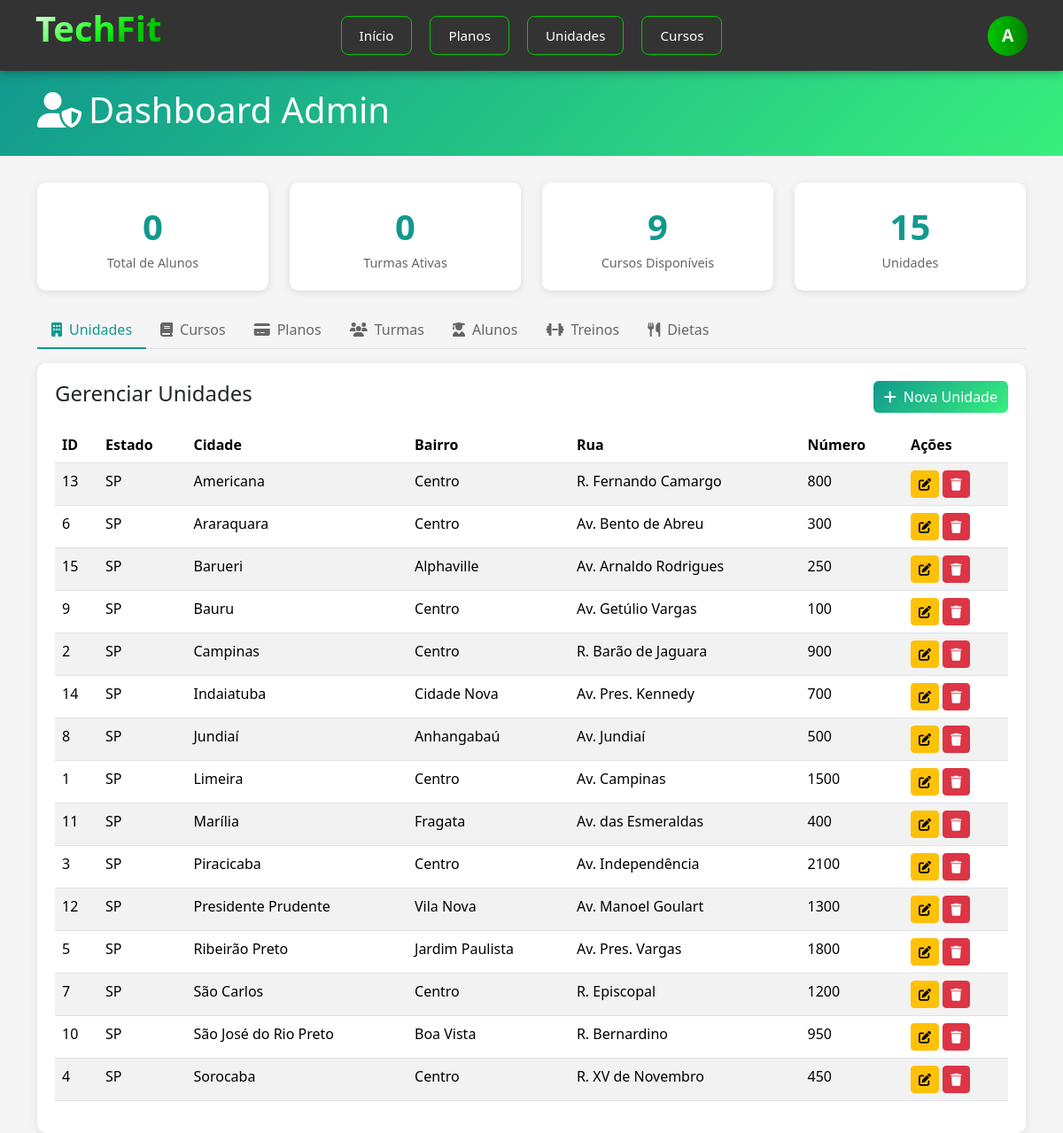
/Codigo/View/dashboard_admin.php (signed in), run on the app's committed database.
### tables this page shows
CREATE TABLE Usuarios (
    id_usuario INT AUTO_INCREMENT PRIMARY KEY,
    email_usuario VARCHAR(255) NOT NULL UNIQUE,
    senha_usuario_hash VARCHAR(255) NOT NULL,
    nome_usuario VARCHAR(255) NOT NULL,
    telefone_usuario VARCHAR(15) NOT NULL,
    cpf_usuario VARCHAR(14) UNIQUE NOT NULL,
    tipo_usuario TINYINT NOT NULL DEFAULT 3,
    cidade_usuario VARCHAR(255),
    estado_usuario VARCHAR(255),
    bairro_usuario VARCHAR(255),
    rua_usuario VARCHAR(255)
);

CREATE TABLE Unidades (
    id_unidade INT AUTO_INCREMENT PRIMARY KEY,
    estado_unidade VARCHAR(100) NOT NULL,
    cidade_unidade VARCHAR(100) NOT NULL,
    bairro_unidade VARCHAR(100) NOT NULL,
    rua_unidade VARCHAR(100) NOT NULL,
    numero_unidade INT NOT NULL
);

### Codigo/View/dashboard_admin.php (the view, shortened to what the rows shown need)
<?php
require_once __DIR__ . '/../Model/Conexao.php';
require_once __DIR__ . '/../Model/UsuarioDAO.php';
require_once __DIR__ . '/../Model/UnidadeDAO.php';
$usuario = $_SESSION['usuario'];
$usuarioDAO = new UsuarioDAO();
$unidadeDAO = new UnidadeDAO();
$usuarios = $usuarioDAO->readAll();
$unidades = $unidadeDAO->readAll();
?>
<!DOCTYPE html>
<html lang="pt-BR">
<head>
    <link rel="stylesheet" href="../Public/css/nav.css">
    <link href="https://cdn.jsdelivr.net/npm/bootstrap@5.3.8/dist/css/bootstrap.min.css" rel="stylesheet">
    <link rel="stylesheet" href="https://cdnjs.cloudflare.com/ajax/libs/font-awesome/6.4.0/css/all.min.css">
</head>
<body>
    <nav>
        <section class="nav-direita">
            <div class="usuario-menu">
                <div class="usuario-avatar">
                    <?php echo strtoupper(substr($usuario['nome'], 0, 1)); ?>
                </div>
            </div>
        </section>
    </nav>
    <div class="admin-header">
        <div class="container">
            <div class="d-flex justify-content-between align-items-center">
                <h1><i class="fas fa-user-shield me-2"></i>Dashboard Admin</h1>
            </div>
        </div>
    </div>
    <div class="container">
        <div class="tab-content" id="adminTabContent">
            <div class="tab-pane fade show active" id="unidades" role="tabpanel">
                <div class="table-responsive">
                    <table class="table table-striped">
                        <thead>
                            <tr>
                                <th>ID</th>
                                <th>Estado</th>
                                <th>Cidade</th>
                                <th>Bairro</th>
                                <th>Rua</th>
                                <th>Número</th>
                                <th class="table-actions">Ações</th>
                            </tr>
                        </thead>
                        <tbody>
                            <?php foreach ($unidades as $unidade): ?>
                                <tr>
                                    <td><?php echo $unidade->getId(); ?></td>
                                    <td><?php echo htmlspecialchars($unidade->getEstado()); ?></td>
                                    <td><?php echo htmlspecialchars($unidade->getCidade()); ?></td>
                                    <td><?php echo htmlspecialchars($unidade->getBairro()); ?></td>
                                    <td><?php echo htmlspecialchars($unidade->getRua()); ?></td>
                                    <td><?php echo $unidade->getNumero(); ?></td>
                                    <td class="table-actions">
                                        <button class="btn btn-sm btn-warning" onclick="editarUnidade(<?php echo $unidade->getId(); ?>)">
                                            <i class="fas fa-edit"></i>
                                        </button>
                                        <form action="../../index.php?action=unidade-deletar" method="POST" style="display:inline;" onsubmit="return confirm('Tem certeza que deseja deletar esta unidade?');">
                                            <button type="submit" class="btn btn-sm btn-danger">
                                                <i class="fas fa-trash"></i>
                                            </button>
                                        </form>
                                    </td>
                                </tr>
                            <?php endforeach; ?>
                        </tbody>
                    </table>
                </div>
            </div>
        </div>
    </div>
</body>
</html>

### data on the page
usuarios: nome_usuario "A"
unidades: id_unidade "13", estado_unidade "SP", cidade_unidade "Americana", bairro_unidade "Centro", rua_unidade "R. Fernando Camargo", numero_unidade "800"
unidades: id_unidade "6", estado_unidade "SP", cidade_unidade "Araraquara", bairro_unidade "Centro", rua_unidade "Av. Bento de Abreu", numero_unidade "300"
unidades: id_unidade "15", estado_unidade "SP", cidade_unidade "Barueri", bairro_unidade "Alphaville", rua_unidade "Av. Arnaldo Rodrigues", numero_unidade "250"
unidades: id_unidade "9", estado_unidade "SP", cidade_unidade "Bauru", bairro_unidade "Centro", rua_unidade "Av. Getúlio Vargas", numero_unidade "100"
unidades: id_unidade "2", estado_unidade "SP", cidade_unidade "Campinas", bairro_unidade "Centro", rua_unidade "R. Barão de Jaguara", numero_unidade "900"
unidades: id_unidade "14", estado_unidade "SP", cidade_unidade "Indaiatuba", bairro_unidade "Cidade Nova", rua_unidade "Av. Pres. Kennedy", numero_unidade "700"
unidades: id_unidade "8", estado_unidade "SP", cidade_unidade "Jundiaí", bairro_unidade "Anhangabaú", rua_unidade "Av. Jundiaí", numero_unidade "500"
unidades: id_unidade "1", estado_unidade "SP", cidade_unidade "Limeira", bairro_unidade "Centro", rua_unidade "Av. Campinas", numero_unidade "1500"
unidades: id_unidade "11", estado_unidade "SP", cidade_unidade "Marília", bairro_unidade "Fragata", rua_unidade "Av. das Esmeraldas", numero_unidade "400"
unidades: id_unidade "3", estado_unidade "SP", cidade_unidade "Piracicaba", bairro_unidade "Centro", rua_unidade "Av. Independência", numero_unidade "2100"
unidades: id_unidade "12", estado_unidade "SP", cidade_unidade "Presidente Prudente", bairro_unidade "Vila Nova", rua_unidade "Av. Manoel Goulart", numero_unidade "1300"
unidades: id_unidade "5", estado_unidade "SP", cidade_unidade "Ribeirão Preto", bairro_unidade "Jardim Paulista", rua_unidade "Av. Pres. Vargas", numero_unidade "1800"
unidades: id_unidade "7", estado_unidade "SP", cidade_unidade "São Carlos", bairro_unidade "Centro", rua_unidade "R. Episcopal", numero_unidade "1200"
unidades: id_unidade "10", estado_unidade "SP", cidade_unidade "São José do Rio Preto", bairro_unidade "Boa Vista", rua_unidade "R. Bernardino", numero_unidade "950"
unidades: id_unidade "4", estado_unidade "SP", cidade_unidade "Sorocaba", bairro_unidade "Centro", rua_unidade "R. XV de Novembro", numero_unidade "450"

### other printed values
$totalAlunos "0"
$totalTurmas "0"
$totalCursos "9"
$totalUnidades "15"
